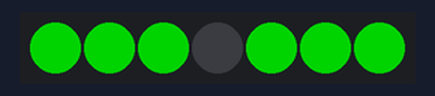
Bench run of a sketch on a simulated Arduino Uno, built with avr-gcc and run on an emulated ATmega328P. Shown: 7 RGB LEDs in strip order, left to right. Dim RGB values are drawn brighter than linear.

Above: at 3.1 s.
At 4.1 s:
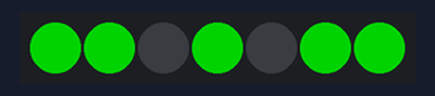
At 5.6 s:
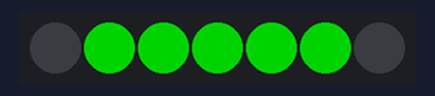
At 8.1 s:
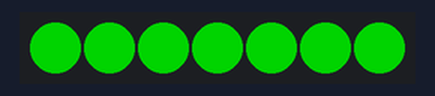
At 10.1 s:
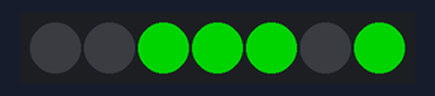
At 12.6 s:
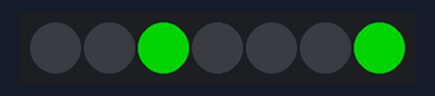
Timing chart, 0 to 40.0 s (numbered marks = the images above):
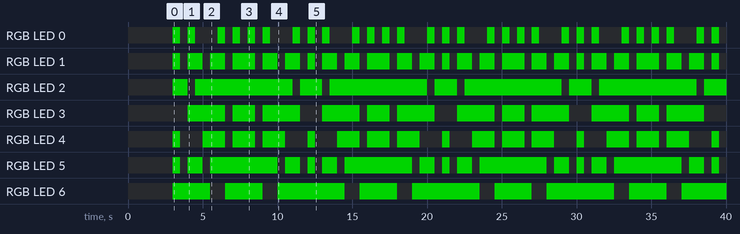

The sketch:

clock_segment_test.ino
```cpp
#include <FastLED.h>

#define LED_PIN     1
#define NUM_LEDS    7
#define BRIGHTNESS  255
#define LED_TYPE    WS2811
#define COLOR_ORDER GRB
CRGB leds[NUM_LEDS];

void setup() {
  delay( 3000 );
  FastLED.addLeds<LED_TYPE, LED_PIN, COLOR_ORDER>(leds, NUM_LEDS).setCorrection( TypicalLEDStrip );
  FastLED.setBrightness(  BRIGHTNESS );
}

int number = 0;
boolean revert = false;
CRGB color = CRGB::Green;

void loop() {
  if (number == 9) {
    revert = true;
  }

  if (number == 0) {
    revert = false;
  }

  showNumber(number);
  delay(500);

  if (revert) {
    number--;
  }else{
    number++;
  }
}

void showNumber(int number){
  switch (number) {
  case 0:
    showNumberZero(0,color);
    break;
  case 1:
    showNumberOne(0,color);
    break;
  case 2:
    showNumberTwo(0,color);
    break;
  case 3:
    showNumberThree(0,color);
    break;
  case 4:
    showNumberFour(0,color);
    break;
  case 5:
    showNumberFive(0,color);
    break;
  case 6:
    showNumberSix(0,color);
    break;
  case 7:
    showNumberSeven(0,color);
    break;
  case 8:
    showNumberEight(0,color);
    break;
  case 9:
    showNumberNine(0,color);
    break;
  }
  FastLED.show();
}

void showNumberZero(int startLed,CRGB color){
  leds[startLed] = color;
  leds[startLed + 1] = color;
  leds[startLed + 2] = color;
  leds[startLed + 3] = CRGB::Black;
  leds[startLed + 4] = color;
  leds[startLed + 5] = color;
  leds[startLed + 6] = color;
}

void showNumberOne(int startLed,CRGB color){
  leds[startLed] = CRGB::Black;
  leds[startLed + 1] = CRGB::Black;
  leds[startLed + 2] = color;
  leds[startLed + 3] = CRGB::Black;
  leds[startLed + 4] = CRGB::Black;
  leds[startLed + 5] = CRGB::Black;
  leds[startLed + 6] = color;
}

void showNumberTwo(int startLed,CRGB color){
  leds[startLed] = color;
  leds[startLed + 1] = color;
  leds[startLed + 2] = CRGB::Black;
  leds[startLed + 3] = color;
  leds[startLed + 4] = CRGB::Black;
  leds[startLed + 5] = color;
  leds[startLed + 6] = color;
}

void showNumberThree(int startLed,CRGB color){
  leds[startLed] = CRGB::Black;
  leds[startLed + 1] = color;
  leds[startLed + 2] = color;
  leds[startLed + 3] = color;
  leds[startLed + 4] = CRGB::Black;
  leds[startLed + 5] = color;
  leds[startLed + 6] = color;
}

void showNumberFour(int startLed,CRGB color){
  leds[startLed] = CRGB::Black;
  leds[startLed + 1] = CRGB::Black;
  leds[startLed + 2] = color;
  leds[startLed + 3] = color;
  leds[startLed + 4] = color;
  leds[startLed + 5] = CRGB::Black;
  leds[startLed + 6] = color;
}

void showNumberFive(int startLed,CRGB color){
  leds[startLed] = CRGB::Black;
  leds[startLed + 1] = color;
  leds[startLed + 2] = color;
  leds[startLed + 3] = color;
  leds[startLed + 4] = color;
  leds[startLed + 5] = color;
  leds[startLed + 6] = CRGB::Black;
}

void showNumberSix(int startLed,CRGB color){
  leds[startLed] = color;
  leds[startLed + 1] = color;
  leds[startLed + 2] = color;
  leds[startLed + 3] = color;
  leds[startLed + 4] = color;
  leds[startLed + 5] = color;
  leds[startLed + 6] = CRGB::Black;
}

void showNumberSeven(int startLed,CRGB color){
  leds[startLed] = CRGB::Black;
  leds[startLed + 1] = CRGB::Black;
  leds[startLed + 2] = color;
  leds[startLed + 3] = CRGB::Black;
  leds[startLed + 4] = CRGB::Black;
  leds[startLed + 5] = color;
  leds[startLed + 6] = color;
}

void showNumberEight(int startLed,CRGB color){
  leds[startLed] = color;
  leds[startLed + 1] = color;
  leds[startLed + 2] = color;
  leds[startLed + 3] = color;
  leds[startLed + 4] = color;
  leds[startLed + 5] = color;
  leds[startLed + 6] = color;
}

void showNumberNine(int startLed,CRGB color){
  leds[startLed] = CRGB::Black;
  leds[startLed + 1] = color;
  leds[startLed + 2] = color;
  leds[startLed + 3] = color;
  leds[startLed + 4] = color;
  leds[startLed + 5] = color;
  leds[startLed + 6] = color;
}
```

Measured:
- by itself, RGB LED 2: repeats every 9.0 s: off 0.50 s, RGB(0, 128, 0) 6.5 s, off 0.50 s, RGB(0, 128, 0) 1.5 s
- by itself, RGB LED 3: repeats every 9.0 s: off 0.50 s, RGB(0, 128, 0) 1.5 s, off 0.50 s, RGB(0, 128, 0) 2.5 s, off 1.5 s, RGB(0, 128, 0) 2.5 s
- by itself, RGB LED 4: repeats every 9.0 s: off 1.5 s, 2 × (RGB(0, 128, 0) 1.5 s, off 0.50 s), RGB(0, 128, 0) 1.5 s, off 1.5 s, RGB(0, 128, 0) 0.50 s
- by itself, RGB LED 6: repeats every 9.0 s: off 1.0 s, RGB(0, 128, 0) 2.5 s, off 1.0 s, RGB(0, 128, 0) 4.5 s
- by itself, RGB LED 5: repeats every 9.0 s: off 0.50 s, RGB(0, 128, 0) 1.0 s, off 0.50 s, RGB(0, 128, 0) 4.5 s, off 0.50 s, RGB(0, 128, 0) 1.0 s, off 0.50 s, RGB(0, 128, 0) 0.50 s
- by itself, RGB LED 1: repeats every 9.0 s: 2 × (off 0.50 s, RGB(0, 128, 0) 1.0 s), off 0.50 s, RGB(0, 128, 0) 1.5 s, 2 × (off 0.50 s, RGB(0, 128, 0) 1.0 s), off 0.50 s, RGB(0, 128, 0) 0.50 s
- what the display in image 0 shows lasts 0.5 s, from 3.0 s to 3.5 s
